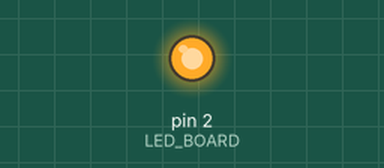
Bench run of a sketch on a simulated Arduino Uno, built with avr-gcc and run on an emulated ATmega328P. Shown: output pins drawn as LEDs (lit = HIGH). What the sketch prints to the serial monitor is not drawn.

Above: at 0.1 s.
Timing chart, 0 to 1.6 s (numbered marks = the images above):
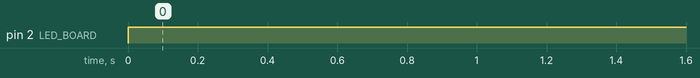

Measured:
- by itself, pin 2 (LED_BOARD): LOW → HIGH at 0.00 s

The sketch:

1.SwitchBoard.ino
```cpp
#define LED_BOARD     2
#define SWITCH_BOARD  0

void setup() {
  // put your setup code here, to run once:
  pinMode(LED_BOARD, OUTPUT);
  pinMode(SWITCH_BOARD, INPUT);

  Serial.begin(115200);

}

void loop() {
  // put your main code here, to run repeatedly:

  int StatusSwitch;
  StatusSwitch = digitalRead(SWITCH_BOARD);

  if(StatusSwitch == LOW)
  {
    digitalWrite(LED_BOARD, HIGH);
    Serial.println(StatusSwitch);
  }
  else
    digitalWrite(LED_BOARD, LOW);
}
```
